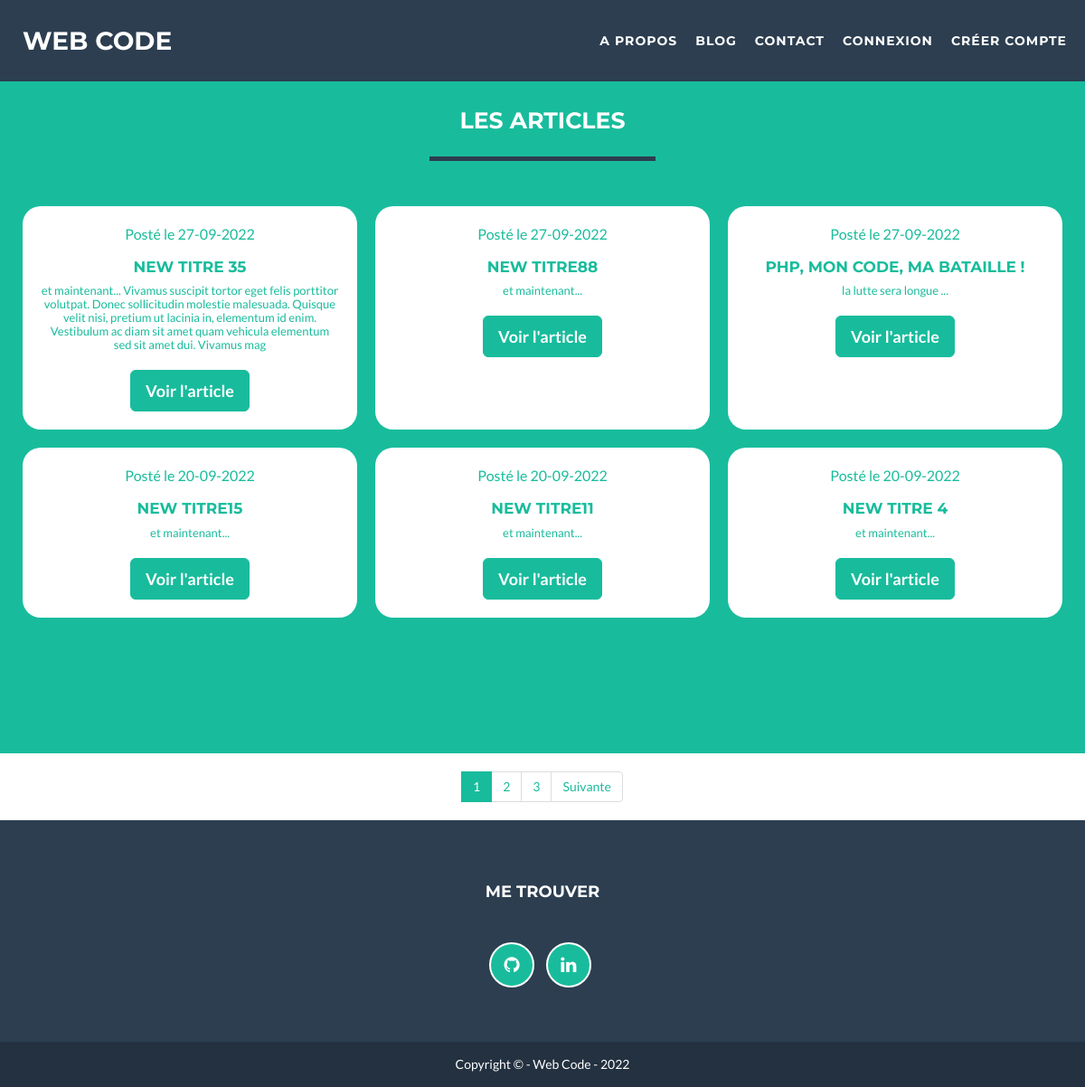
Page /blog on the committed database.
### tables this page shows
CREATE TABLE `article` (
  `id` int(11) NOT NULL,
  `titre` varchar(100) NOT NULL,
  `chapo` varchar(255) NOT NULL,
  `contenu` mediumtext NOT NULL,
  `auteur` varchar(100) NOT NULL,
  `dateCreation` datetime NOT NULL DEFAULT current_timestamp(),
  `dateModif` datetime DEFAULT current_timestamp()
);

### src/Controllers/FrontController.php (called while the page is built, shortened)
<?php
class FrontController
{
    function blog($currentPage)
    {
        $postManager = new \Blog\Models\PostManager();
        $nbposts =$postManager->countPosts();
        $perPage = 6;
        $pages = ceil($nbposts / $perPage);
        $firstPost = ($currentPage * $perPage) - $perPage;
        $posts = $postManager->postsPerPage($firstPost, $perPage);
        require 'src/Views/Front/blog.php';
    }
}

### src/Models/PostManager.php (called while the page is built, shortened)
<?php
class PostManager extends Manager
{
    public function countPosts()
    {
        $bdd = $this->dbConnect();
        $req = $bdd->prepare("SELECT COUNT(id) AS nb_Posts FROM article");
        $req->execute();
        $result = $req->fetch();
        $nbPosts = $result['nb_Posts'];
        return $nbPosts;
    }
    public function postsPerPage($firstPost, $perPage)
    {
        $bdd = $this->dbConnect();
        $req = $bdd->prepare("SELECT *, DATE_FORMAT(dateModif, '%d-%m-%Y') as dateModif FROM article
        ORDER BY dateModif
        DESC LIMIT :firstPost, :perPage");
        $req->bindValue(':firstPost', $firstPost, \PDO::PARAM_INT);
        $req->bindValue(':perPage', $perPage, \PDO::PARAM_INT);
        $req->execute();
        $posts = $req->fetchAll(\PDO::FETCH_ASSOC);
        return $posts;
    }
    public function loadingPosts()
    {
        $bdd = $this->dbConnect();
        $req = $bdd->prepare("SELECT *, DATE_FORMAT(dateModif, '%d-%m-%Y') AS dateModif FROM article ORDER BY dateModif DESC");
        $req->execute();
        $allPosts = $req->fetchAll(\PDO::FETCH_ASSOC);
    }
}

### src/Controllers/AdminController.php (called while the page is built, shortened)
<?php
class AdminController
{
     public function __construct(){
        $this->postManager = new \Blog\Models\PostManager();
        $this->postManager->loadingPosts();
    }
    }

### src/Views/Front/blog.php (the view, shortened to what this page needs)
<section class="success" id="blogPosts">
    <div class="container text-center">
        <div class="row">
            <div class="col-lg-12 text-center">
                <h2>Les Articles</h2>
                <hr class="star-primary">
            </div>
        </div>
        <div class="post-container">
            <?php foreach ($posts as $post){
                    ?>
            <article class="post-card">
                <div class="content-post">
                    <p class="date-post"> Posté le <time><?= $post['dateModif']; ?></time></p>
                    <h3 class="title-post"><?= $post['titre']; ?></h3>
                    <p class="chapo"><?= $post['chapo']; ?></p>
                </div>
                <a href="post&id=<?= $post['id']; ?>" class="btn btn-success btn-lg">Voir
                    l'article</a>
            </article>
            <?php
                    }; ?>
        </div>
    </div>
</section>
<nav id="nav-pagination">
    <ul class="pagination">
        <?php for($page = 1; $page <= $pages; $page++): ?>
        <li class="page-item <?= ($currentPage == $page) ? "active" : "" ?>">
            <a href="blog&page=<?= $page ?>" class="page-link"><?= $page ?></a>
        </li>
        <?php endfor ?>
        <li class="page-item <?= ($currentPage == $pages) ? "hidden" : "" ?>">
            <a href="blog&page=<?= htmlspecialchars($currentPage + 1) ?>"
                class="page-link">Suivante</a>
        </li>
    </ul>
</nav>
<?php $content = ob_get_clean(); ?>
<?php require 'layouts/template.php';

### index.php (shortened to what this page needs)
<?php
try{
    $frontController = new \Blog\Controllers\FrontController();
    $backController = new \Blog\Controllers\AdminController();
    $getAction = filter_input(INPUT_GET, 'action');
    if(isset($getAction) && !empty($getAction)) {
        if ($getAction == 'home') {
            $frontController->home();
        }
        elseif ($getAction == 'blog'){
            $getPage = filter_input(INPUT_GET, 'page');
            if (isset($getPage) && !empty($getPage)) {
                $currentPage = (int) strip_tags($getPage);
            } else {
                $currentPage = 1;
            }
            $frontController->blog($currentPage);
        }
        elseif($getAction == 'post&id='){
            $id = filter_input(INPUT_GET, 'id');
            $frontController->post($id);
        }
        elseif($getAction == 'sentMail'){
            $frontController->sentMail();
        }
         elseif($getAction == 'sentComment'){
            $frontController->sentComment();
        }
        elseif ($getAction == 'createUser'){
            $frontController->pageCreateUser();
        }
        elseif ($getAction == 'storeUser'){
            $pseudo = htmlspecialchars(filter_input(INPUT_POST, 'pseudo'));
            $email = htmlspecialchars(filter_input(INPUT_POST, 'email'));
            $pass = htmlspecialchars(filter_input(INPUT_POST, 'password'));
            $password = password_hash($pass, PASSWORD_DEFAULT);
            $frontController->createUser($pseudo, $email, $password);
        }
        elseif ($getAction == 'connexion'){
            $frontController->pageConnectUser();
        }
        elseif ($getAction == 'pageUpdatePseudo'){
            $getId = filter_input(INPUT_GET, 'id');
            $frontController->pageUpdatePseudo($getId);
        }
        elseif ($getAction == 'pageUpdateEmail'){
            $getId = filter_input(INPUT_GET, 'id');
            $frontController->pageUpdateEmail($getId);
        }
        elseif($getAction == 'pageUpdatePassword'){
            $frontController->pageUpdatePassword(filter_id('id'));
        }
        elseif ($getAction == 'deconnexion'){
            $frontController->disconnectUser();
        }
        elseif($getAction == 'listUsers'){
            isAdmin();
            $backController->displayListUser();
        }
        elseif($getAction == 'listEmail'){
            isAdmin();
            $backController->displayListEmail();
        }
        elseif($getAction == 'showEmail'){
            isAdmin();
            $id = filter_input(INPUT_GET, 'id');
            $isRead = filter_input(INPUT_GET, 'estVu');
            $backController->showEmail($id, $isRead);
        }
        elseif($getAction == 'deleteEmail'){
            isAdmin();
            $id = filter_input(INPUT_GET, 'id');
            $backController->deleteEmail($id);
        }
        elseif($getAction == 'listComment'){
            isAdmin();
            $backController->displayListComment();
        }
        elseif($getAction == 'noValidateComment'){
            isAdmin();
            $backController->displayNoValidateComment();
        }
        elseif($getAction == 'validateComment'){
            isAdmin();
            $id = filter_input(INPUT_GET, 'id');
            $isValide = filter_input(INPUT_GET, 'estValide');
            $backController->validateComment($id, $isValide);
        }
        elseif($getAction == 'deleteComment'){
            isAdmin();
            $id = filter_input(INPUT_GET, 'id');
            $backController->deleteComment($id);
        }
        elseif($getAction == 'listPosts'){
            isAdmin();
            $backController->displayListPost();
        }
        elseif($getAction == 'onePost'){
            isAdmin();
            $id = filter_input(INPUT_GET, 'id');
            $idPost = filter_input(INPUT_GET, 'id');
            $backController->displayPostById($id, $idPost);
        }
        elseif($getAction == 'createPost'){
            isAdmin();
            $backController->pageNewPost();
        }
        elseif($getAction == 'addPost'){
            isAdmin();
            $backController->createPost();
        }
        elseif($getAction == 'pageUpdatePost'){
            $id = filter_input(INPUT_GET, 'id');
            $idPost = filter_input(INPUT_GET, 'id');
            $backController->displayPageUpdatePost($id, $idPost);
        }
          elseif($getAction == 'updatePost'){
            $titre = filter_input(INPUT_POST, 'titre');
            $chapo = filter_input(INPUT_POST, 'chapo');
            $contenu = filter_input(INPUT_POST, 'contenu');
            $id = filter_input(INPUT_GET, 'id');
            $backController->updatePost($id, $titre, $chapo, $contenu);
        }
        elseif($getAction == 'deletePost'){
            isAdmin();
            $id = filter_input(INPUT_GET, 'id');
            $backController->deletePost($id);
        }
        else{
            throw new Exception("Cette page n'existe pas !");
          }
    } else {
        $frontController->home();
    }
} catch (Exception $e) {
    eCatcher($e);
    if ($e->getCode() === 404) {
        die('Erreur : ' . $e->getMessage());
      } else {
        require 'src/Views/Front/error/error404.php';
      }
}

### src/Views/Front/layouts/header.php (shortened to what this page needs)
<!DOCTYPE html>
<html lang="fr">
<head>
    <link href="Public/vendor/bootstrap/css/bootstrap.css" rel="stylesheet">
    <link href="Public/css/freelancer.css" rel="stylesheet">
    <link href="Public/vendor/font-awesome/css/font-awesome.min.css" rel="stylesheet" type="text/css">
</head>
<body id="page-top" class="index">
    <nav id="mainNav" class="navbar navbar-default navbar-fixed-top navbar-custom">
        <div class="container">
            <div class="navbar-header page-scroll">
                <a class="navbar-brand" href="home">Web Code</a>
            </div>
            <div class="collapse navbar-collapse" id="bs-example-navbar-collapse-1">
                <ul class="nav navbar-nav navbar-right">
                    <li class="page-scroll">
                        <a href="home#about">A propos</a>
                    </li>
                    <li class="page-scroll">
                        <a href="blog">Blog</a>
                    </li>
                    <li class="page-scroll">
                        <a href="home#contact">Contact</a>
                    </li>
                    <?php
                    if (isset($_SESSION['role']) && ($_SESSION['role'] == "0")) :
                        ?>
                    <li class="page-scroll">
                        <a href="dashboardUser">Mon compte</a>
                    </li>
                    <li class="page-scroll">
                        <a href="deconnexion">Déconnexion</a>
                    </li>
                    <?php
                    elseif (isset($_SESSION['role']) && ($_SESSION['role'] == "1")) :
                        ?>
                    <li><a href="dashboard">Mon Compte A</a></li>
                    <li><a href="deconnexion">Déconnexion</a></li>
                    <?php
                        else :
                            ?>
                    <li class="page-scroll">
                        <a href="connexion">Connexion</a>
                    </li>
                    <li class="page-scroll">
                        <a href="createUser">Créer compte</a>
                    </li>
                    <?php
                    endif;
                    ?>
                </ul>
            </div>
        </div>
    </nav>

### src/Views/Front/layouts/template.php
<?php
require_once 'header.php';
?>
<main>
    <?= $content; ?>
</main>
<?php
require_once 'footer.php';
?>

### src/Views/Front/layouts/footer.php (shortened to what this page needs)
<footer class="text-center">
    <div class="footer-above">
        <div class="container">
            <div class="row">
                <div class="footer-col col-md-12">
                    <h3>Me Trouver</h3>
                    <ul class="list-inline">
                        <li>
                            <a href="https://github.com/bigben35" class="btn-social btn-outline" target="_blank"><i class="fa fa-fw fa-github"></i></a>
                        </li>
                        <li>
                            <a href="https://www.linkedin.com/in/josselin-crenn/" class="btn-social btn-outline" target="_blank"><i class="fa fa-fw fa-linkedin"></i></a>
                        </li>
                    </ul>
                </div>
            </div>
        </div>
    </div>
    <div class="footer-below">
        <div class="container">
            <div class="row">
                <div class="col-lg-12">
                    Copyright &copy; - Web Code - <?= date("Y")?>
                </div>
            </div>
        </div>
    </div>
</footer>
</body>
</html>

### Public/css/freelancer.css (style rules this page uses)
:root { --mainColor: #18BC9C; --mainLightColor: #62cfb9; --mainSuperLightColor: #ace3d8; --bodyColor: #f4f7f7; --bg-primary: #e5e5e5; --text-secondary: #fff; }
* { margin: 0; padding: 0; box-sizing: border-box; list-style-type: none; }
body { font-family: 'Lato', 'Helvetica Neue', Helvetica, Arial, sans-serif; overflow-x: hidden; }
p { font-size: 16px; }
a, a:hover, a:focus, a:active, a.active { color: #18BC9C; outline: none; }
h1, h2, h3, h4, h5, h6 { font-family: "Montserrat", "Helvetica Neue", Helvetica, Arial, sans-serif; text-transform: uppercase; font-weight: 700; }
hr.star-light, hr.star-primary { padding: 0; border: none; border-top: solid 5px; text-align: center; max-width: 250px; margin: 25px auto 30px; }
hr.star-light:after, hr.star-primary:after { content: "\f005"; font-family: FontAwesome; display: inline-block; position: relative; top: -0.8em; font-size: 2em; padding: 0 0.25em; }
hr.star-primary { border-color: #2C3E50; }
hr.star-primary:after { background-color: white; color: #2C3E50; }
.navbar-custom { background: #2C3E50; font-family: "Montserrat", "Helvetica Neue", Helvetica, Arial, sans-serif; text-transform: uppercase; font-weight: 700; border: none; }
.navbar-custom .navbar-brand { color: white; }
.navbar-custom .navbar-nav { letter-spacing: 1px; }
.navbar-custom .navbar-nav li a { color: white; text-align: center; }
@media (min-width: 768px) { .navbar-custom { padding: 20px 0; -webkit-transition: padding 0.3s; -moz-transition: padding 0.3s; transition: padding 0.3s; } }
@media (min-width: 768px) { .navbar-custom .navbar-brand { font-size: 2em; -webkit-transition: all 0.3s; -moz-transition: all 0.3s; transition: all 0.3s; } }
section { padding: 100px 0; }
section h2 { font-size: 1.8em; }
section.success { background: #18BC9C; color: white; }
footer { color: white; }
footer h3 { margin-bottom: 30px; }
footer .footer-above { padding-top: 50px; background-color: #2C3E50; }
footer .footer-col { margin-bottom: 50px; }
footer .footer-below { padding: 15px 0; background-color: #233140; }
.btn-outline { color: white; font-size: 20px; border: solid 2px white; background: #18BC9C; transition: all 0.3s ease-in-out; margin-top: 15px; }
.btn-success { color: white; background-color: #18BC9C; border-color: #18BC9C; font-weight: 700; margin-bottom: 20px; }
.btn-social { display: inline-block; height: 50px; width: 50px; border: 2px solid white; border-radius: 100%; text-align: center; font-size: 20px; line-height: 45px; }
.post-container { display: grid; grid-template-columns: repeat(auto-fill, minmax(300px, 1fr)); gap: 2rem; margin: 20px 0 50px; }
.post-card { background-color: white; border-radius: 20px; transition: 0.5s; color: var(--mainColor); }
.content-post { padding: 2rem; }
.title-post { margin: 1rem 0; color: var(--mainColor); font-size: 1.7rem; }
.chapo { font-size: 1.3rem; line-height: 1.5rem; margin: 0; }
a { text-decoration: none; }

### rows in the picture
article: dateModif "27-09-2022", titre "NEW TITRE 35", chapo "et maintenant... Vivamus suscipit tortor eget felis porttitor volutpat. Donec sollicitudin molestie malesuada. Quisque velit nisi, pretium ut lacinia in, elementum id enim. Vestibulum ac diam sit amet quam vehicula elementum sed sit amet dui. Vivamus mag"
article: dateModif "27-09-2022", titre "NEW TITRE88", chapo "et maintenant..."
article: dateModif "27-09-2022", titre "PHP, MON CODE, MA BATAILLE !", chapo "la lutte sera longue ..."
article: dateModif "20-09-2022", titre "NEW TITRE15", chapo "et maintenant..."
article: dateModif "20-09-2022", titre "NEW TITRE11", chapo "et maintenant..."
article: dateModif "20-09-2022", titre "NEW TITRE 4", chapo "et maintenant..."
